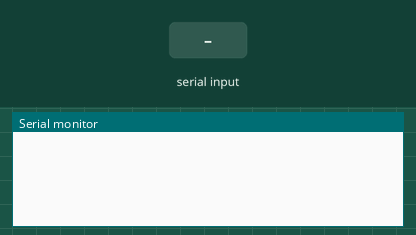
The sketch below on a simulated Arduino Uno, built with avr-gcc and run on an emulated ATmega328P. Parts: the last lines printed to the serial monitor. Inputs (shaded band) come from the test bench.

Above: at 1.2 s.
1.3 s: "0" received over Serial
At 1.8 s:
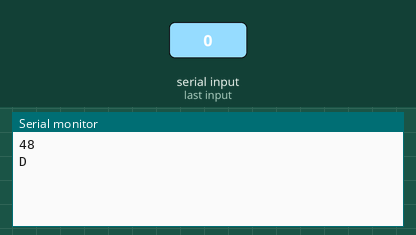
2.8 s: "1" received over Serial
At 4.0 s:
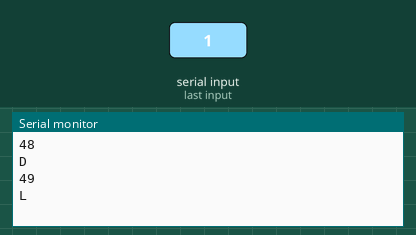
4.3 s: "2" received over Serial
At 5.2 s:
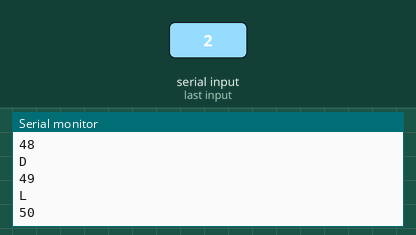

The sketch:

sendDumpAir2.ino
```cpp
// (licence header left out)
#include <IRremote.h>

IRsend irsend;
int inByte;


#define TOP 0x80000000

unsigned long int desligar[5] = {0x1008E040,0x02108010,0x40260000,0x00003729,0x98};

unsigned long int data0 = 0x1008E040;
unsigned long int data1 = 0x02108010;
unsigned long int data2 = 0x40260000;
unsigned long int data3 = 0x00003729;
unsigned int data4 = 0x98;

int nbits = 32;

unsigned int raw_desliga[275] = {4800, 2400, 560, 560, 560, 560, 560, 560, 560, 1850, 584, 624, 592, 624, 592, 620, 600, 604, 608, 608, 608, 600, 612, 600, 612, 604, 612, 1800, 624, 608, 604, 600, 612, 600, 616, 1800, 616, 1800, 616, 1800, 612, 592, 616, 608, 608, 596, 616, 600, 612, 600, 612, 596, 620, 1800, 616, 604, 608, 596, 616, 600, 616, 608, 604, 600, 612, 608, 604, 612, 604, 604, 608, 600, 612, 616, 596, 604, 612, 600, 612, 1800, 616, 588, 628, 596, 616, 596, 616, 608, 604, 1800, 612, 600, 612, 600, 616, 600, 612, 600, 612, 1800, 612, 608, 604, 600, 616, 596, 616, 596, 616, 604, 608, 604, 612, 608, 604, 612, 600, 600, 616, 600, 612, 1832, 596, 596, 616, 608, 608, 596, 616, 600, 612, 600, 612, 1824, 604, 600, 616, 608, 604, 600, 612, 608, 604, 612, 604, 600, 612, 604, 608, 600, 616, 1824, 604, 604, 608, 1800, 616, 592, 620, 1820, 608, 596, 616, 600, 612, 612, 600, 604, 608, 612, 604, 608, 604, 612, 600, 600, 616, 608, 604, 604, 608, 604, 612, 600, 612, 604, 608, 612, 604, 612, 600, 612, 600, 604, 612, 608, 604, 600, 612, 608, 604, 612, 604, 604, 608, 612, 600, 612, 604, 608, 604, 616, 596, 616, 600, 612, 600, 612, 600, 612, 604, 612, 600, 600, 612, 604, 608, 616, 600, 616, 596, 1800, 612, 1800, 612, 600, 612, 1828, 600, 1800, 616, 1800, 612, 612, 596, 612, 596, 1820, 604, 628, 584, 1836, 600, 616, 596, 1832, 604, 1800, 624, 1800, 624, 588, 624, 1800, 628, 1800, 640, 1800, 632, 572, 640, 588, 620, 592, 624};

unsigned int raw_liga[275] = {4800, 2400, 556, 660, 548, 664, 552, 664, 548, 1850, 572, 664, 548, 664, 548, 664, 552, 664, 548, 664, 548, 668, 548, 684, 532, 620, 592, 1850, 572, 664, 548, 668, 548, 636, 580, 1850, 576, 1852, 576, 1848, 576, 664, 548, 664, 552, 660, 552, 664, 548, 668, 548, 640, 572, 1852, 576, 664, 544, 668, 548, 644, 572, 620, 592, 608, 608, 588, 624, 608, 604, 608, 608, 612, 600, 616, 596, 616, 600, 608, 604, 1852, 576, 592, 620, 608, 604, 608, 608, 612, 600, 1852, 576, 640, 572, 608, 604, 596, 616, 588, 628, 1848, 580, 632, 576, 616, 600, 580, 636, 576, 636, 608, 604, 608, 608, 588, 620, 1856, 576, 1844, 580, 664, 548, 620, 596, 1848, 576, 632, 576, 648, 572, 616, 600, 584, 628, 1820, 604, 636, 576, 624, 592, 580, 632, 584, 632, 588, 624, 580, 632, 588, 628, 584, 628, 1800, 628, 580, 632, 1800, 624, 636, 576, 1800, 628, 628, 588, 616, 596, 580, 632, 584, 632, 580, 632, 584, 632, 580, 632, 580, 632, 580, 636, 580, 632, 584, 628, 584, 628, 568, 648, 580, 632, 584, 628, 584, 632, 580, 628, 588, 628, 584, 632, 580, 632, 584, 632, 580, 628, 584, 628, 588, 628, 584, 628, 584, 632, 584, 628, 588, 624, 588, 628, 584, 628, 584, 632, 580, 632, 584, 628, 584, 632, 584, 624, 1800, 632, 1796, 628, 568, 648, 1796, 628, 1800, 628, 1796, 628, 1776, 652, 1800, 624, 1800, 628, 1796, 632, 1776, 648, 1796, 632, 1800, 624, 612, 604, 608, 604, 608, 608, 1800, 628, 1796, 628, 1796, 628, 612, 600, 612, 604, 608, 608};

void setup()
{
  Serial.begin(9600);


}


void loop() {

  inByte = 0;


  if (Serial.available() > 0) {

    inByte = Serial.read();

  Serial.println(inByte);

  if(inByte ==48){

    irsend.sendYork(desligar[0],desligar[1],desligar[2],desligar[3],desligar[4],32);
    // irsend.sendRaw(raw_desliga,275,38);
    Serial.println('D');

  }else if (inByte ==49){
    irsend.sendRaw(raw_liga,275,38);
    Serial.println('L');
  }
}
}
```

Measured:
- after the input at 1.3 s, the serial monitor: prints a new line at once (image 1)
- after the input at 2.8 s, the serial monitor: prints a new line at once (image 2)
- after the input at 4.3 s, the serial monitor: prints a new line at once (image 3)
